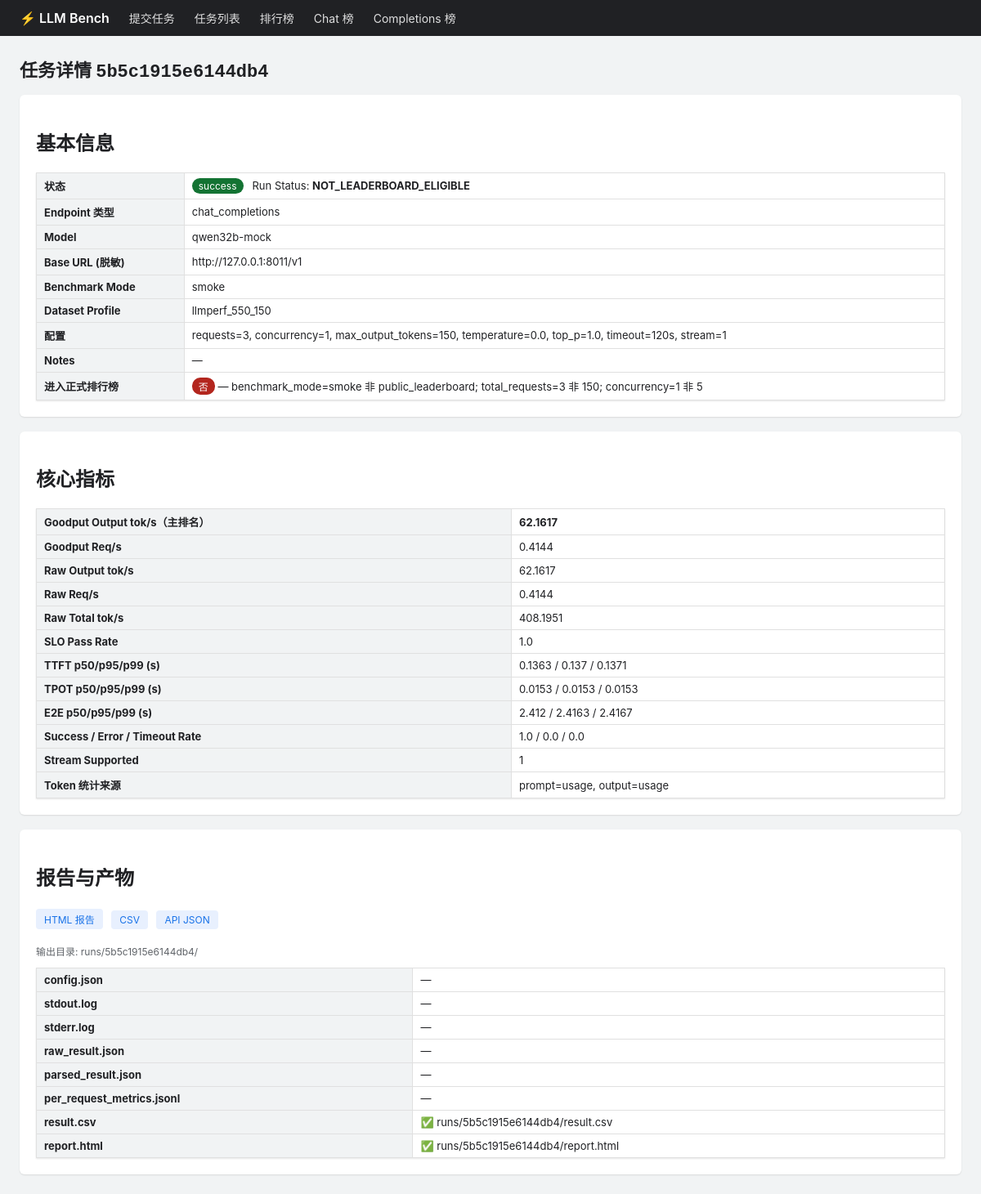
The app's page /jobs/5b5c1915e6144db4 with its own data.
### tables this page shows
CREATE TABLE jobs (
                id TEXT PRIMARY KEY,
                endpoint_type TEXT NOT NULL,
                model_name TEXT NOT NULL,
                base_url TEXT NOT NULL,
                base_url_masked TEXT NOT NULL,
                status TEXT NOT NULL,
                benchmark_mode TEXT NOT NULL,
                dataset_profile TEXT NOT NULL,
                total_requests INTEGER,
                concurrency INTEGER,
                max_output_tokens INTEGER,
                temperature REAL,
                top_p REAL,
                stream INTEGER,
                request_timeout INTEGER,
                created_at REAL,
                started_at REAL,
                finished_at REAL,
                error_message TEXT,
                run_dir TEXT,
                leaderboard_eligible INTEGER DEFAULT 0,
                ineligible_reason TEXT,
                notes TEXT,
                run_status TEXT
            );

CREATE TABLE results (
                id INTEGER PRIMARY KEY AUTOINCREMENT,
                job_id TEXT NOT NULL,
                endpoint_type TEXT,
                model_name TEXT,
                benchmark_mode TEXT,
                dataset_profile TEXT,
                total_requests INTEGER,
                concurrency INTEGER,
                max_output_tokens INTEGER,
                raw_request_throughput REAL,
                raw_output_tokens_per_second REAL,
                raw_total_tokens_per_second REAL,
                goodput_requests_per_second REAL,
                goodput_output_tokens_per_second REAL,
                p50_ttft REAL, p95_ttft REAL, p99_ttft REAL,
                p50_tpot REAL, p95_tpot REAL, p99_tpot REAL,
                p50_e2e_latency REAL, p95_e2e_latency REAL, p99_e2e_latency REAL,
                success_rate REAL, error_rate REAL, timeout_rate REAL,
                slo_pass_rate REAL,
                stream_supported INTEGER,
                usage_available INTEGER,
                prompt_tokens_count_source TEXT,
                output_tokens_count_source TEXT,
                leaderboard_eligible INTEGER,
                ineligible_reason TEXT,
                json_report_path TEXT,
                html_report_path TEXT,
                csv_report_path TEXT,
                raw_report_path TEXT,
                created_at REAL,
                FOREIGN KEY(job_id) REFERENCES jobs(id)
            );

### app/main.py (the view)
@app.get("/jobs/{job_id}", response_class=HTMLResponse)
def job_detail(request: Request, job_id: str):
    job = db.get_job(job_id)
    if not job:
        raise HTTPException(status_code=404, detail="job 不存在")
    result = db.get_result_for_job(job_id)
    run_dir = os.path.join(RUNS_DIR, job_id)
    files = {}
    for name in ("config.json", "stdout.log", "stderr.log", "raw_result.json",
                 "parsed_result.json", "per_request_metrics.jsonl",
                 "result.csv", "report.html"):
        p = os.path.join(run_dir, name)
        files[name] = os.path.exists(p)
    return templates.TemplateResponse(
        "job_detail.html",
        {"request": request, "job": job, "result": result, "files": files},
    )

### app/templates/job_detail.html (shortened to what this page needs)
{% extends "base.html" %}
{% block content %}
<h1>任务详情 <code>{{ job.id }}</code></h1>
<div class="card">
<h2>基本信息</h2>
<table>
<tr><th>状态</th><td>
  {% if job.status == 'success' %}<span class="tag ok">success</span>
  {% elif job.status == 'failed' %}<span class="tag no">failed</span>
  {% elif job.status == 'running' %}<span class="tag run">running</span>
  {% else %}<span class="tag grey">{{ job.status }}</span>{% endif %}
  &nbsp; Run Status: <b>{{ job.run_status or '' }}</b>
</td></tr>
<tr><th>Endpoint 类型</th><td>{{ job.endpoint_type }}</td></tr>
<tr><th>Model</th><td>{{ job.model_name }}</td></tr>
<tr><th>Base URL (脱敏)</th><td>{{ job.base_url_masked }}</td></tr>
<tr><th>Benchmark Mode</th><td>{{ job.benchmark_mode }}</td></tr>
<tr><th>Dataset Profile</th><td>{{ job.dataset_profile }}</td></tr>
<tr><th>配置</th><td>requests={{ job.total_requests }}, concurrency={{ job.concurrency }},
  max_output_tokens={{ job.max_output_tokens }}, temperature={{ job.temperature }},
  top_p={{ job.top_p }}, timeout={{ job.request_timeout }}s, stream={{ job.stream }}</td></tr>
<tr><th>Notes</th><td>{{ job.notes or '—' }}</td></tr>
<tr><th>进入正式排行榜</th><td>
  {% if job.leaderboard_eligible %}<span class="tag ok">是</span>
  {% else %}<span class="tag no">否</span> — {{ job.ineligible_reason or '—' }}{% endif %}
</td></tr>
</table>
</div>
{% if result %}
<div class="card">
<h2>核心指标</h2>
<table>
<tr><th>Goodput Output tok/s（主排名）</th><td><b>{{ result.goodput_output_tokens_per_second }}</b></td></tr>
<tr><th>Goodput Req/s</th><td>{{ result.goodput_requests_per_second }}</td></tr>
<tr><th>Raw Output tok/s</th><td>{{ result.raw_output_tokens_per_second }}</td></tr>
<tr><th>Raw Req/s</th><td>{{ result.raw_request_throughput }}</td></tr>
<tr><th>Raw Total tok/s</th><td>{{ result.raw_total_tokens_per_second }}</td></tr>
<tr><th>SLO Pass Rate</th><td>{{ result.slo_pass_rate }}</td></tr>
<tr><th>TTFT p50/p95/p99 (s)</th><td>{{ result.p50_ttft }} / {{ result.p95_ttft }} / {{ result.p99_ttft }}</td></tr>
<tr><th>TPOT p50/p95/p99 (s)</th><td>{{ result.p50_tpot }} / {{ result.p95_tpot }} / {{ result.p99_tpot }}</td></tr>
<tr><th>E2E p50/p95/p99 (s)</th><td>{{ result.p50_e2e_latency }} / {{ result.p95_e2e_latency }} / {{ result.p99_e2e_latency }}</td></tr>
<tr><th>Success / Error / Timeout Rate</th><td>{{ result.success_rate }} / {{ result.error_rate }} / {{ result.timeout_rate }}</td></tr>
<tr><th>Stream Supported</th><td>{{ result.stream_supported }}</td></tr>
<tr><th>Token 统计来源</th><td>prompt={{ result.prompt_tokens_count_source }}, output={{ result.output_tokens_count_source }}</td></tr>
</table>
</div>
{% endif %}
<div class="card">
<h2>报告与产物</h2>
<p>
{% if files['report.html'] %}<a class="btn" href="/reports/{{ job.id }}.html">HTML 报告</a>{% endif %}
{% if files['result.csv'] %}<a class="btn" href="/reports/{{ job.id }}.csv">CSV</a>{% endif %}
<a class="btn" href="/api/jobs/{{ job.id }}">API JSON</a>
</p>
<p class="hint">输出目录: runs/{{ job.id }}/</p>
<table>
{% for name, exists in files.items() %}
<tr><th>{{ name }}</th><td>{% if exists %}✅ runs/{{ job.id }}/{{ name }}{% else %}—{% endif %}</td></tr>
{% endfor %}
</table>
</div>
{% endblock %}

### app/templates/base.html (style rules this page uses)
:root { --blue:#1a73e8;--green:#137333;--red:#b3261e;--grey:#5f6368; }
* { box-sizing:border-box }
body { font-family:-apple-system,Segoe UI,Roboto,Helvetica,Arial,sans-serif;margin:0;color:#202124;background:#f1f3f4 }
h1 { font-size:22px }
table { border-collapse:collapse;width:100%;background:#fff;font-size:13px;box-shadow:0 1px 2px rgba(0,0,0,.1) }
th,td { border:1px solid #e0e0e0;padding:6px 9px;text-align:left;white-space:nowrap }
th { background:#f1f3f4;position:sticky;top:0 }
.tag { display:inline-block;padding:2px 8px;border-radius:10px;font-size:12px;color:#fff }
.tag.ok { background:var(--green) }
.tag.no { background:var(--red) }
.card { background:#fff;padding:20px;border-radius:6px;box-shadow:0 1px 2px rgba(0,0,0,.1);margin-bottom:18px }
.hint { color:var(--grey);font-size:12px;margin-top:4px }
a.btn { display:inline-block;margin:2px 6px 2px 0;padding:4px 10px;background:#e8f0fe;color:var(--blue);border-radius:4px;text-decoration:none;font-size:12px }

### records on screen
jobs: id "5b5c1915e6144db4", run_status "NOT_LEADERBOARD_ELIGIBLE", endpoint_type "chat_completions", model_name "qwen32b-mock", base_url_masked "http://127.0.0.1:8011/v1", benchmark_mode "smoke", dataset_profile "llmperf_550_150", total_requests "3", concurrency "1", max_output_tokens "150", temperature "0.0", top_p "1.0", request_timeout "120", stream "1", ineligible_reason "benchmark_mode=smoke 非 public_leaderboard; total_requests=3 非 150; concurrency=1 非 5", id "5b5c1915e6144db4" "5b5c1915e6144db4"
results: goodput_output_tokens_per_second "62.1617", goodput_requests_per_second "0.4144", raw_output_tokens_per_second "62.1617", raw_request_throughput "0.4144", raw_total_tokens_per_second "408.1951", slo_pass_rate "1.0", p50_ttft "0.1363", p95_ttft "0.137", p99_ttft "0.1371", p50_tpot "0.0153", p95_tpot "0.0153", p99_tpot "0.0153", p50_e2e_latency "2.412", p95_e2e_latency "2.4163", p99_e2e_latency "2.4167", success_rate "1.0", error_rate "0.0", timeout_rate "0.0", stream_supported "1", prompt_tokens_count_source "usage", output_tokens_count_source "usage"

### other values on screen
{{ job.notes or '—' }} "—"
{{ name }} "config.json" "stdout.log" "stderr.log" "raw_result.json" "parsed_result.json" "per_request_metrics.jsonl" "result.csv" "report.html"
{{ name }} "result.csv" "report.html"
